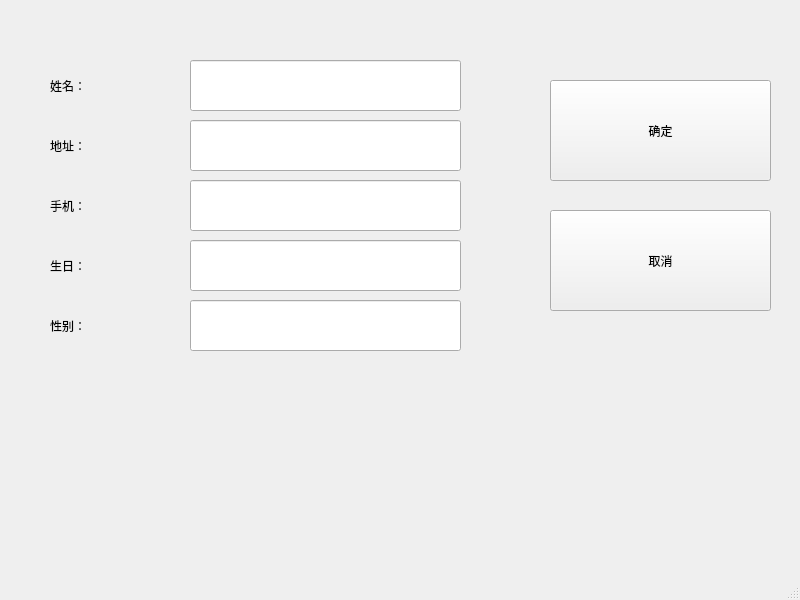
<?xml version="1.0" encoding="UTF-8"?>
<ui version="4.0">
 <class>MainWindow2</class>
 <widget class="QMainWindow" name="MainWindow2">
  <property name="geometry">
   <rect>
    <x>0</x>
    <y>0</y>
    <width>800</width>
    <height>600</height>
   </rect>
  </property>
  <property name="windowTitle">
   <string>MainWindow</string>
  </property>
  <widget class="QWidget" name="centralwidget">
   <widget class="QLineEdit" name="lineEdit2_1">
    <property name="geometry">
     <rect>
      <x>190</x>
      <y>60</y>
      <width>271</width>
      <height>51</height>
     </rect>
    </property>
   </widget>
   <widget class="QLineEdit" name="lineEdit2_2">
    <property name="geometry">
     <rect>
      <x>190</x>
      <y>120</y>
      <width>271</width>
      <height>51</height>
     </rect>
    </property>
   </widget>
   <widget class="QLineEdit" name="lineEdit2_3">
    <property name="geometry">
     <rect>
      <x>190</x>
      <y>180</y>
      <width>271</width>
      <height>51</height>
     </rect>
    </property>
   </widget>
   <widget class="QLineEdit" name="lineEdit2_4">
    <property name="geometry">
     <rect>
      <x>190</x>
      <y>240</y>
      <width>271</width>
      <height>51</height>
     </rect>
    </property>
   </widget>
   <widget class="QLineEdit" name="lineEdit2_5">
    <property name="geometry">
     <rect>
      <x>190</x>
      <y>300</y>
      <width>271</width>
      <height>51</height>
     </rect>
    </property>
   </widget>
   <widget class="QLabel" name="label">
    <property name="geometry">
     <rect>
      <x>50</x>
      <y>70</y>
      <width>141</width>
      <height>31</height>
     </rect>
    </property>
    <property name="text">
     <string>姓名：</string>
    </property>
   </widget>
   <widget class="QLabel" name="label_2">
    <property name="geometry">
     <rect>
      <x>50</x>
      <y>130</y>
      <width>141</width>
      <height>31</height>
     </rect>
    </property>
    <property name="text">
     <string>地址：</string>
    </property>
   </widget>
   <widget class="QLabel" name="label_3">
    <property name="geometry">
     <rect>
      <x>50</x>
      <y>190</y>
      <width>141</width>
      <height>31</height>
     </rect>
    </property>
    <property name="text">
     <string>手机：</string>
    </property>
   </widget>
   <widget class="QLabel" name="label_4">
    <property name="geometry">
     <rect>
      <x>50</x>
      <y>250</y>
      <width>141</width>
      <height>31</height>
     </rect>
    </property>
    <property name="text">
     <string>生日：</string>
    </property>
   </widget>
   <widget class="QLabel" name="label_5">
    <property name="geometry">
     <rect>
      <x>50</x>
      <y>310</y>
      <width>141</width>
      <height>31</height>
     </rect>
    </property>
    <property name="text">
     <string>性别：</string>
    </property>
   </widget>
   <widget class="QPushButton" name="pushButtonDetermine">
    <property name="geometry">
     <rect>
      <x>550</x>
      <y>80</y>
      <width>221</width>
      <height>101</height>
     </rect>
    </property>
    <property name="text">
     <string>确定</string>
    </property>
   </widget>
   <widget class="QPushButton" name="pushButtonCancel">
    <property name="geometry">
     <rect>
      <x>550</x>
      <y>210</y>
      <width>221</width>
      <height>101</height>
     </rect>
    </property>
    <property name="text">
     <string>取消</string>
    </property>
   </widget>
  </widget>
  <widget class="QMenuBar" name="menubar">
   <property name="geometry">
    <rect>
     <x>0</x>
     <y>0</y>
     <width>800</width>
     <height>21</height>
    </rect>
   </property>
  </widget>
  <widget class="QStatusBar" name="statusbar"/>
 </widget>
 <resources/>
 <connections/>
</ui>
